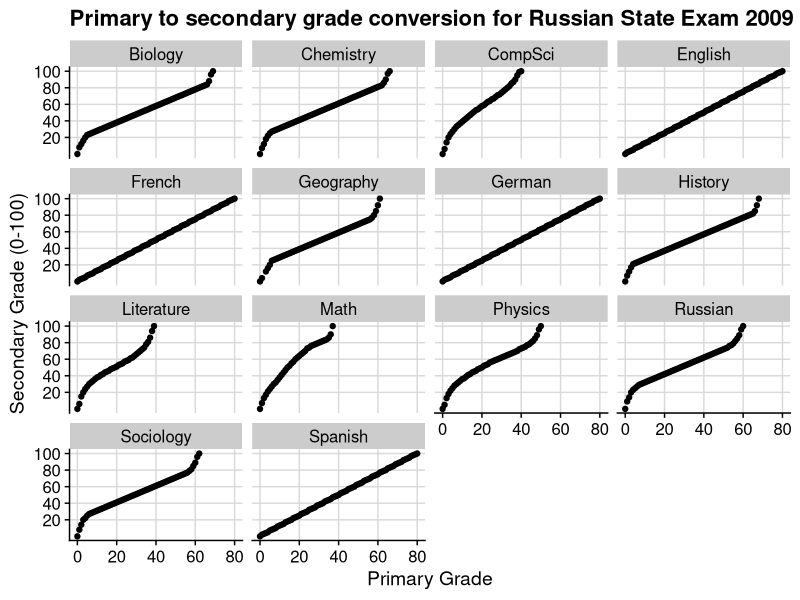
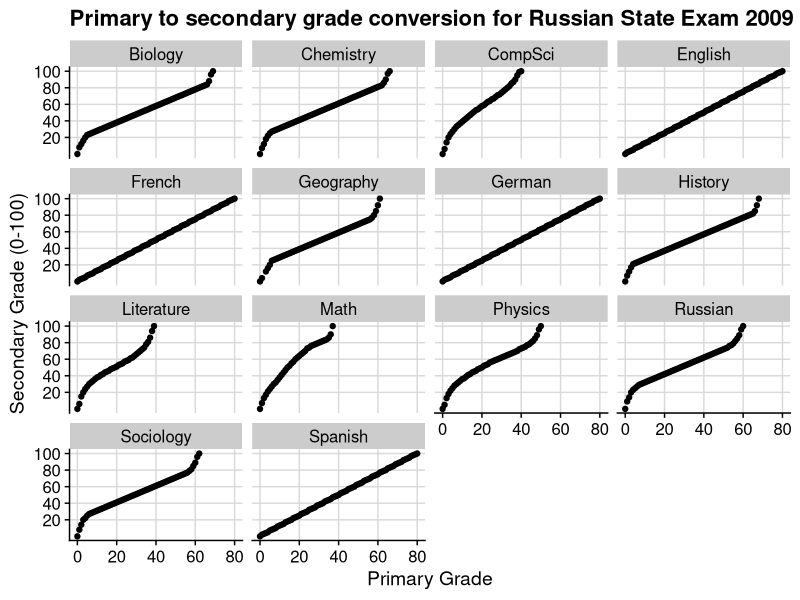
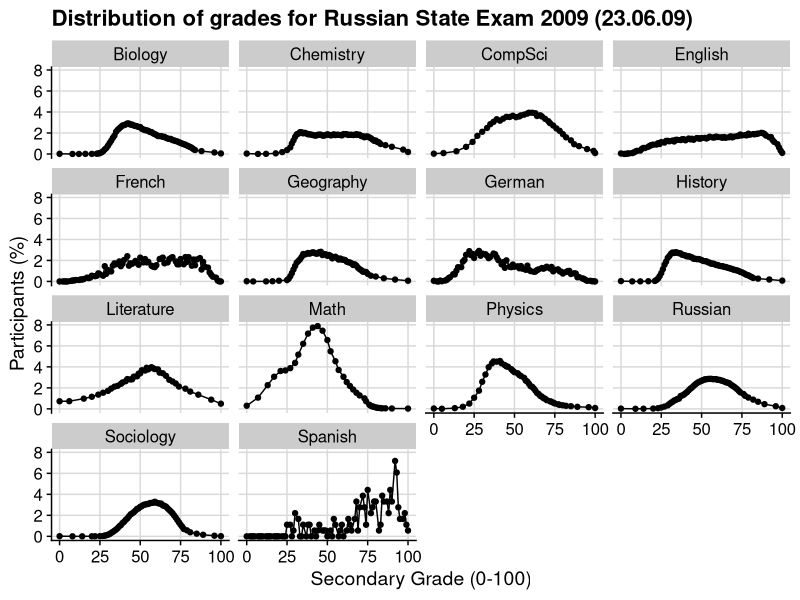
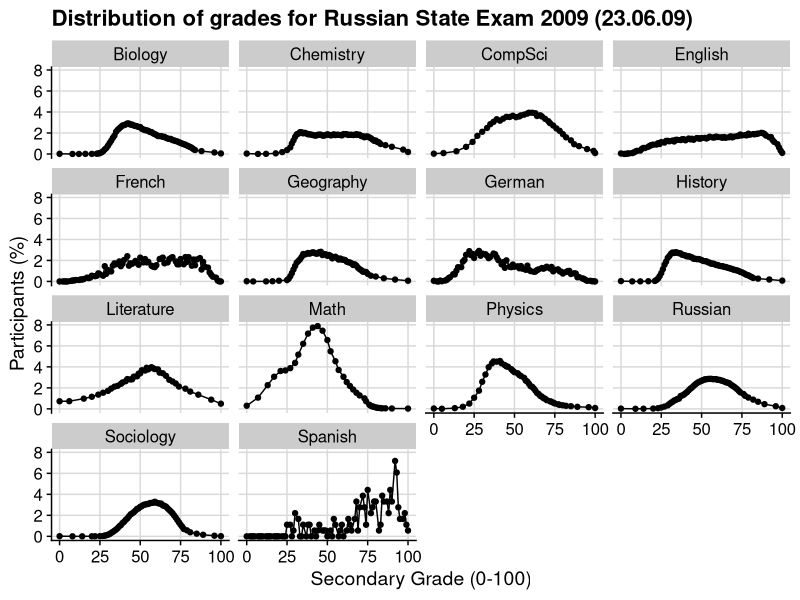
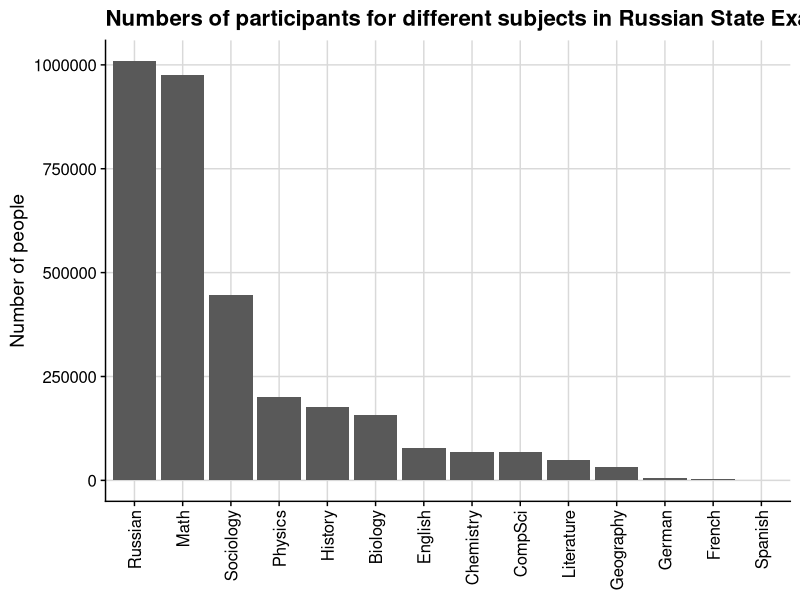
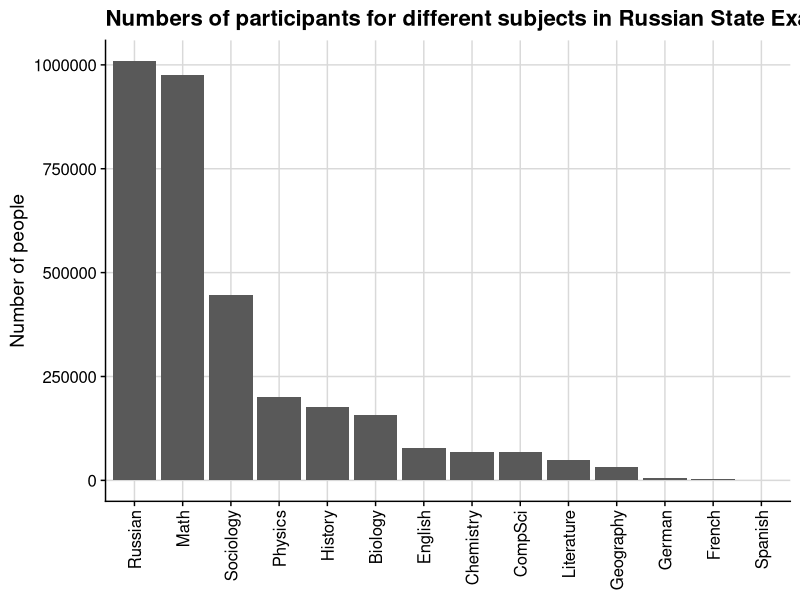

Source code (R) for these figures, in order:
#install.packages("rstudioapi")
library("rstudioapi")
setwd(dirname(rstudioapi::getActiveDocumentContext()$path))

#install.packages("ggplot2")
library("ggplot2")
#install.packages("cowplot")
library("cowplot")
#install.packages("ggrepel")
library("ggrepel")
#install.packages("readxl")
library("readxl")
#install.packages("plyr")
library("plyr")





##### reading data #####

#creating data frame
data <- data.frame(primary=c(),
                   secondary=c(),
                   people=c(),
                   percent=c(),
                   integralPercent=c(),
                   subject=c())

#creating a vector of subjects
subjects <- c('Russian', 'Math',
              'Physics', 'Chemistry',
              'CompSci', 'Biology',
              'History', 'Geography',
              'English', 'German',
              'French', 'Spanish',
              'Sociology', 'Literature')

# reading from file
for(i in 1:14){
  data_temp <- read_excel(file.path('data', 'tabl_perev_23.0.xls'), sheet = i, skip=4)
  data_temp$subject <- subjects[i]
  data_temp <- data_temp[-dim(data_temp)[1],]
  data <- rbind(data, data_temp)
}

#making sure colnames are in check after merging data
colnames(data) <- c('primary', 'secondary', 'people', 'percent', 'integral', 'subject')
rm(data_temp)

#creating categories
data$category <- ""
data[data$subject == "Russian" |
       data$subject == "Math",]$category <- 'Obligatory'

data[data$subject == "English" |
       data$subject == "German" |
       data$subject == "French" |
       data$subject == "Spanish",]$category <- 'Foreign Languages'

data[data$subject == "Physics" |
       data$subject == "Chemistry" |
       data$subject == "Biology" |
       data$subject == "CompSci"|
       data$subject == "Geography",]$category <- 'Natural Sciences'

data[data$subject == "History" |
       data$subject == "Sociology" |
       data$subject == "Literature",]$category <- 'Social Sciences'





##### plotting primary to secondary #####

plotdots<- ggplot(data, aes(x=primary, y=secondary)) +
  geom_point() +
  scale_y_continuous(breaks=c(20,40,60,80,100)) +
  ggtitle("Primary to secondary grade conversion for Russian State Exam 2009")+
  xlab("Primary Grade")+
  ylab("Secondary Grade (0-100)")+
  facet_wrap( ~ subject, ncol=4)

pdf(file='ExamResults2009.pdf', paper ='USr', width=11.69, height=8.27)
print(plotdots +
        theme_half_open() +
        background_grid() +
        theme())

dev.off()

png(file='ExamResults2009.png', width=800, height=600)
print(plotdots +
        theme_half_open() +
        background_grid() +
        theme())
dev.off()





##### plotting participants distribution #####
plots <- ggplot(data, aes(x=secondary, y=percent))+
  geom_point()+
  geom_line()+
  facet_wrap( ~ subject, ncol=4) +
  xlab("Secondary Grade (0-100)")+
  ylab("Participants (%)")+ 
  ggtitle("Distribution of grades for Russian State Exam 2009 (23.06.09)")

#outputting data into files
pdf(file='ExamDistribution2009.pdf', paper ='USr', width=11.69, height=8.27)
plots +
  theme_half_open() +
  background_grid() +
  theme()
dev.off()

png(file='ExamDistribution2009.png', width=800, height=600)
plots +
  theme_half_open() +
  background_grid() +
  theme()
dev.off()





##### plotting number of participants for each subject #####
participantSummary <- ddply(data, .(subject), 
                            summarize, 
                            numbers = sum(people))

participantSummary$subject <- factor(participantSummary$subject,
                                     levels = participantSummary$subject[order(-participantSummary$numbers)])

#plotting summary
plotSummary <- ggplot(participantSummary, aes(x=subject, y=numbers))+
  geom_col()+
  ggtitle("Numbers of participants for different subjects in Russian State Exam 2009 (23.06.09)")+
  ylab("Number of people")+ 
  theme(axis.title.x = element_blank())

#outputting data into files
pdf(file='ExamSubjectSummary2009.pdf', paper ='USr', width=11.69, height=8.27)
plotSummary +
    theme_half_open() +
    background_grid() +
    theme(axis.text.x = element_text(angle = 90, vjust = 0.5, hjust=1),
          axis.title.x = element_blank())
dev.off()
  
png(file='ExamSubjectSummary2009.png', width=800, height=600)
plotSummary +
    theme_half_open() +
    background_grid() +
    theme(axis.text.x = element_text(angle = 90, vjust = 0.5, hjust=1),
          axis.title.x = element_blank())
dev.off()
